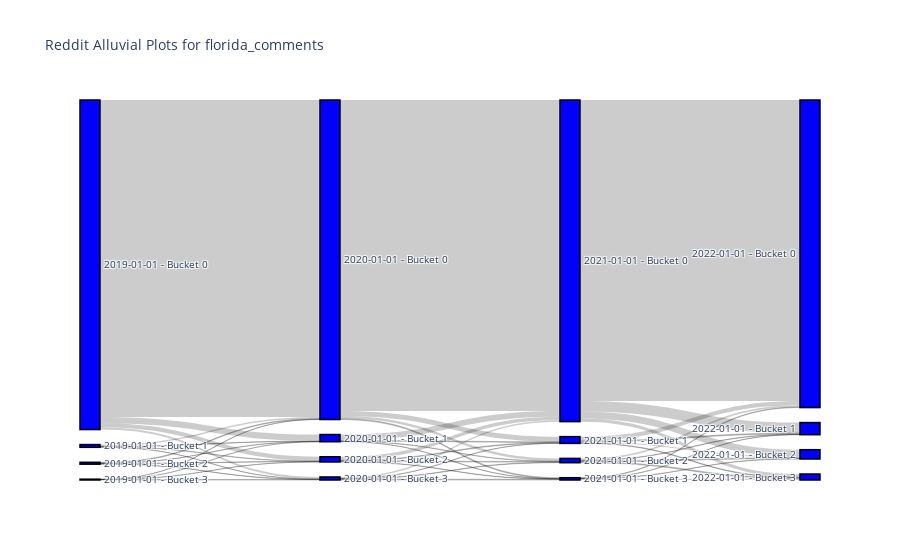

Source (notebook cell):
### Code cell
import plotly.graph_objects as go

fig = go.Figure(data=[go.Sankey(
    node=dict(
        pad=15,
        thickness=20,
        line=dict(color="black", width=1.5),
        label=bucket_labels,
        color="blue"
    ),
    link=dict(
        source=source_list,
        target=target_list,
        value=tally_src_dest
    )
)])

fig.update_layout(title_text=f"Reddit Alluvial Plots for {os.path.basename(file_path[:-5])}", font_size=10)

# Set the x and y axes to have a logarithmic scale
fig.update_layout(yaxis_type = "log")

fig.show()

fig.write_html(f"figures/alluvial_{os.path.basename(file_path[:-5])}.html")

### Figure 1 — Plotly figure (JSON) as saved in the notebook; plotly's stock layout.template omitted (floating-point values rounded to 4 significant figures)
{"data": [{"link": {"source": [0, 0, 0, 0, 1, 1, 1, 1, 2, 2, 2, 2, 3, 3, 3, 3, 4, 4, 4, 4, 5, 5, 5, 5, 6, 6, 6, 6, 7, 7, 7, 7, 8, 8, 8, 8, 9, 9, 9, 9, 10, 10, 10, 10, 11, 11, 11, 11], "target": [4, 5, 6, 7, 4, 5, 6, 7, 4, 5, 6, 7, 4, 5, 6, 7, 8, 9, 10, 11, 8, 9, 10, 11, 8, 9, 10, 11, 8, 9, 10, 11, 12, 13, 14, 15, 12, 13, 14, 15, 12, 13, 14, 15, 12, 13, 14, 15], "value": [81241, 1664, 1077, 511, 428, 103, 106, 69, 200, 71, 121, 87, 52, 15, 33, 109, 79706, 1298, 672, 245, 1512, 188, 114, 39, 861, 184, 193, 99, 380, 65, 127, 204, 77155, 2703, 1793, 808, 1079, 241, 259, 156, 471, 128, 252, 255, 149, 36, 83, 319]}, "node": {"color": "blue", "label": ["2019-01-01 - Bucket 0", "2019-01-01 - Bucket 1", "2019-01-01 - Bucket 2", "2019-01-01 - Bucket 3", "2020-01-01 - Bucket 0", "2020-01-01 - Bucket 1", "2020-01-01 - Bucket 2", "2020-01-01 - Bucket 3", "2021-01-01 - Bucket 0", "2021-01-01 - Bucket 1", "2021-01-01 - Bucket 2", "2021-01-01 - Bucket 3", "2022-01-01 - Bucket 0", "2022-01-01 - Bucket 1", "2022-01-01 - Bucket 2", "2022-01-01 - Bucket 3"], "line": {"color": "black", "width": 1.5}, "pad": 15, "thickness": 20}, "type": "sankey"}], "layout": {"font": {"size": 10}, "title": {"text": "Reddit Alluvial Plots for florida_comments"}, "yaxis": {"type": "log"}}}
